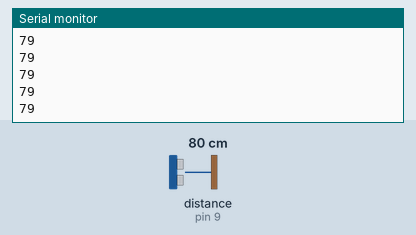
Recording of a sketch running on a simulated Arduino Uno, built with avr-gcc and run on an emulated ATmega328P. Parts: the last lines printed to the serial monitor. Wiring (inferred from the names in the program): ultrasonic range finder: trigger pin 8; echo pin 9. Inputs (shaded band) come from the test bench; at power-on: distance to the obstacle (sensor on pin 9) 80 cm. The echo pulse lasts 58.3 µs per cm.

Above: at 1.2 s.
1.3 s: distance to the obstacle (sensor on pin 9) set to 2 cm
At 2.0 s:
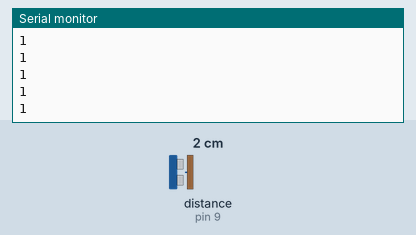
2.8 s: distance to the obstacle (sensor on pin 9) set to 4 cm
At 3.4 s:
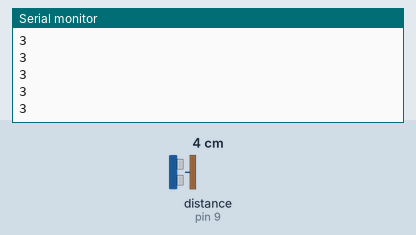
Timing chart, 0 to 5.8 s (numbered marks = the images above; inputs shaded):
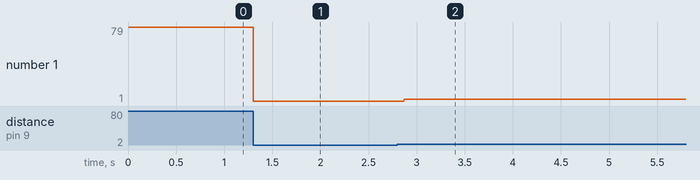

The sketch:

ultraSonicSensing.ino
```cpp
#include <NewPing.h>


int TrigPin = 8;
int EchoPin = 9;

void setup()
{
   Serial.begin(9600);
   pinMode(EchoPin, INPUT);
   pinMode(TrigPin, OUTPUT);
}

long Duration;
long d;

void loop()
{
   digitalWrite(TrigPin,LOW);
   delayMicroseconds(2);
   digitalWrite(TrigPin, HIGH);
   delayMicroseconds(10);
   digitalWrite(TrigPin, LOW);
   Duration = pulseIn(EchoPin, HIGH);
   d = (Duration/2)/29.1;
   Serial.println(d);
}
```

Measured:
- after the input at 1.3 s, the serial monitor: prints a new line at once (image 1)
- after the input at 2.8 s, the serial monitor: prints a new line after 0.07 s (image 2)
- plotted number 1: 79 → 1 after the input at 1.3 s, 1 → 3 after the input at 2.8 s
